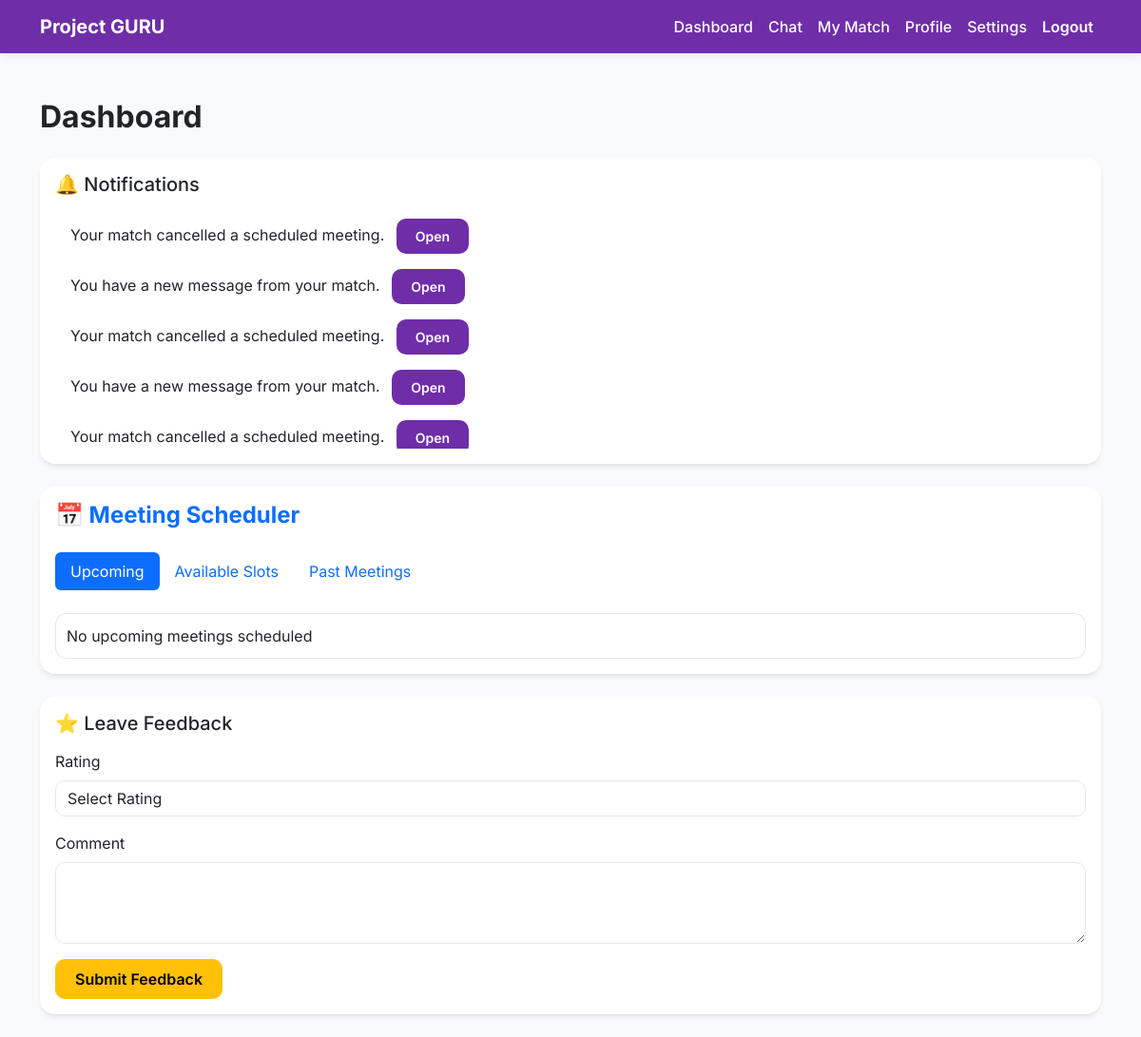
The app's page /dashboard (signed in) with its own data.
### tables this page shows
CREATE TABLE notifications (

id INTEGER PRIMARY KEY AUTOINCREMENT,

user_id INTEGER,

message TEXT,

link TEXT,

is_read INTEGER DEFAULT 0,

created_at TIMESTAMP DEFAULT CURRENT_TIMESTAMP

);

### app.py (the view)
@app.route("/dashboard")
def dashboard():
    if "user_id" not in session:
        return redirect("/login")
    conn = get_db()
    user = conn.execute(
        "SELECT * FROM users WHERE id=?",
        (session["user_id"],)
    ).fetchone()
    matches = conn.execute(
        "SELECT * FROM matches WHERE mentor_id=? OR mentee_id=?",
        (session["user_id"], session["user_id"])
    ).fetchall()
    match = None
    for m in matches:
        if m["status"] == "final":
            match = m
    selected_date = request.args.get("filter_date")
    if selected_date == "":
        selected_date = None
    slots = []
    upcoming_meetings = []
    past_meetings = []
    if match:
        if selected_date:
            slots = conn.execute("""
                SELECT *
                FROM meeting_slots
                WHERE match_id=?
                AND date=?
                AND status!='unavailable'
                ORDER BY date, start_time
            """, (match["id"], selected_date)).fetchall()
        else:
            slots = conn.execute("""
                SELECT *
                FROM meeting_slots
                WHERE match_id=?
                AND status!='unavailable'
                ORDER BY date, start_time
            """, (match["id"],)).fetchall()
        now = datetime.now()
        filtered_slots = []
        for slot in slots:
            slot_dt = datetime.strptime(
                f"{slot['date']} {slot['start_time']}",
                "%Y-%m-%d %H:%M"
            )
            if slot["status"] == "available":
                if slot_dt > now:
                    filtered_slots.append(slot)
            elif slot["status"] == "booked":
                if slot_dt > now:
                    upcoming_meetings.append(slot)
                else:
                    past_meetings.append(slot)
            elif slot["status"] in ["completed", "missed"]:
                past_meetings.append(slot)
        slots = filtered_slots
    notifications = conn.execute("""
        SELECT *
        FROM notifications
        WHERE user_id=?
        ORDER BY created_at DESC
        LIMIT 10
    """, (session["user_id"],)).fetchall()
    conn.close()
    return render_template(
        "dashboard.html",
        user=user,
        matches=matches,
        match=match,
        slots=slots,
        upcoming_meetings=upcoming_meetings,
        past_meetings=past_meetings,
        notifications=notifications,
        current_date=date.today(),
        user_id=session["user_id"]
    )

### app.py (called while the page is built)
def get_db():
    conn = sqlite3.connect("database.db", timeout=30)
    conn.row_factory = sqlite3.Row
    return conn

### templates/dashboard.html (shortened to what this page needs)
<!DOCTYPE html>
<html>
<head>
<link href="https://cdn.jsdelivr.net/npm/bootstrap@5.3.2/dist/css/bootstrap.min.css" rel="stylesheet">
<link rel="stylesheet" href="https://cdn.jsdelivr.net/npm/bootstrap-icons@1.11.3/font/bootstrap-icons.css">
</head>
<body>
{% include "navbar.html" %}
<div class="container mt-5">
<h2 class="mb-4 fw-bold">Dashboard</h2>
<div class="card mb-4">
<div class="card-body">
<h5 class="mb-3">🔔 Notifications</h5>
{% if notifications %}
<ul class="list-group notifications-scroll">
{% for n in notifications %}
<li class="list-group-item d-flex justify-content-between align-items-center border-0">
<div>
{{ n.message }}
{% if n.link %}
<a href="{{ n.link }}" class="btn btn-sm btn-primary ms-2">Open</a>
{% endif %}
</div>
</li>
{% endfor %}
</ul>
{% else %}
<div class="empty-state">
No notifications yet
</div>
{% endif %}
</div>
</div>
<div class="card mb-4">
<div class="card-body">
<h4 class="mb-4 fw-bold text-primary">📅 Meeting Scheduler</h4>
<ul class="nav nav-pills mb-4">
<li class="nav-item">
<a class="nav-link {% if request.args.get('tab','upcoming') == 'upcoming' %}active{% endif %}"
href="/dashboard?tab=upcoming">Upcoming</a>
</li>
<li class="nav-item">
<a class="nav-link {% if request.args.get('tab') == 'available' %}active{% endif %}"
href="/dashboard?tab=available">Available Slots</a>
</li>
<li class="nav-item">
<a class="nav-link {% if request.args.get('tab') == 'past' %}active{% endif %}"
href="/dashboard?tab=past">Past Meetings</a>
</li>
</ul>
{% if request.args.get("tab","upcoming") == "upcoming" %}
<div class="slot-box">
{% for slot in upcoming_meetings %}
<div class="card mb-3 border-0 shadow-sm">
<div class="card-body d-flex justify-content-between align-items-center">
<div>
<h6 class="mb-1 fw-semibold">📅 {{ slot.date }}</h6>
<small class="text-muted">⏰ {{ slot.start_time }} — {{ slot.end_time }}</small>
</div>
<div class="text-end">
{% if slot.status == "booked" %}
<span class="badge rounded-pill bg-success px-3 py-2 shadow-sm">
    <i class="bi bi-check-circle-fill me-1"></i> Booked
</span>
{% elif slot.status == "available" %}
<span class="badge rounded-pill bg-info text-dark px-3 py-2">
    Available
</span>
{% endif %}
<br>
{% if user_id == match.mentee_id %}
<a href="/cancel_booking/{{slot.id}}?tab=upcoming"
class="btn btn-link text-danger btn-sm mt-2">
Cancel
</a>
{% endif %}
{% if user_id == match.mentor_id %}
<a href="/mentor_cancel_meeting/{{slot.id}}?tab=upcoming"
class="btn btn-link text-danger btn-sm mt-2">
Cancel
</a>
{% endif %}
</div>
</div>
</div>
{% else %}
<div class="empty-state">No upcoming meetings scheduled</div>
{% endfor %}
</div>
{% endif %}
</div>
</div>
{% if match and match.status == "final" %}
<div class="card mb-4">
<div class="card-body">
<h5 class="mb-3">⭐ Leave Feedback</h5>
<form method="POST" action="/give_feedback/{{ match.id }}">
<div class="mb-3">
<label class="form-label">Rating</label>
<select name="rating" class="form-control" required>
<option value="">Select Rating</option>
</select>
</div>
<div class="mb-3">
<label class="form-label">Comment</label>
<textarea name="comment" class="form-control" rows="3" required></textarea>
</div>
<button class="btn btn-warning">Submit Feedback</button>
</form>
</div>
</div>
{% endif %}
</div>
</body>
</html>

### templates/dashboard.html (style rules this page uses)
body { background:#F8FAFC; font-family: 'Inter', sans-serif; }
.btn-primary { background:#2563EB; border:none; border-radius:10px; }
.card { border:none; border-radius:14px; box-shadow:0 4px 18px rgba(0,0,0,0.06); }
.notifications-scroll { max-height:250px; overflow-y:auto; }
.slot-box { max-height:300px; overflow-y:auto; border-radius:12px; background:white; padding:12px; box-shadow: inset 0 0 0 1px #E5E7EB; }

### templates/navbar.html (style rules this page uses)
:root { --primary-purple:#6f2da8; --accent-purple:#8b5cf6; --bg-body:#f8fafc; }
body { background:var(--bg-body) !important; font-family:'Inter', system-ui, -apple-system, sans-serif !important; }
.card { border:none !important; border-radius:16px !important; box-shadow:0 4px 6px -1px rgba(0,0,0,0.08), 0 2px 4px -2px rgba(0,0,0,0.05) !important; transition:all 0.2s ease; }
.btn { border-radius:10px !important; font-weight:600 !important; padding:8px 20px !important; transition:all 0.2s ease !important; }
.btn-primary { background:var(--primary-purple) !important; border:none !important; }
.form-control { border-radius:10px !important; border:1px solid #e5e7eb !important; }

### records on screen
notifications: message "Your match cancelled a scheduled meeting."
notifications: message "You have a new message from your match."
notifications: message "Your match cancelled a scheduled meeting."
notifications: message "You have a new message from your match."
notifications: message "Your match cancelled a scheduled meeting."
